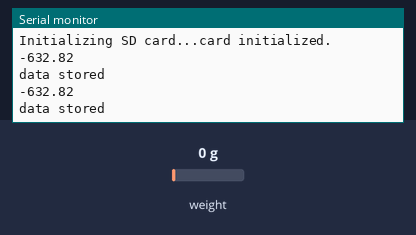
Bench run of a sketch on a simulated Arduino Uno, built with avr-gcc and run on an emulated ATmega328P. On the bench: the last lines printed to the serial monitor. The inputs (shaded band) are chosen by the test bench; at power-on: weight on the scale 0 g. The local clock reads 2024-03-15 10:24:30 at power-on unless the sketch sets it; storage starts empty.

Above: at 6.0 s.
6.1 s: weight on the scale set to 100 g
At 11.6 s:
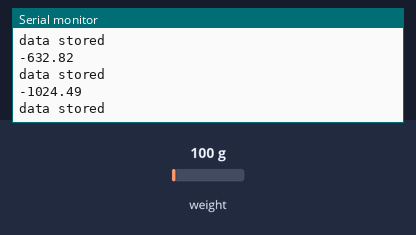
12.2 s: weight on the scale set to 1250 g
At 16.0 s:
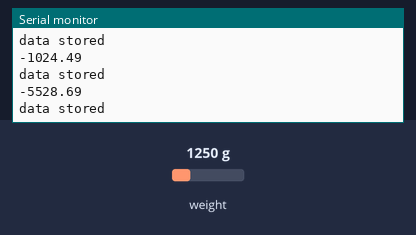
Timing chart, 0 to 17.5 s (numbered marks = the images above; inputs shaded):
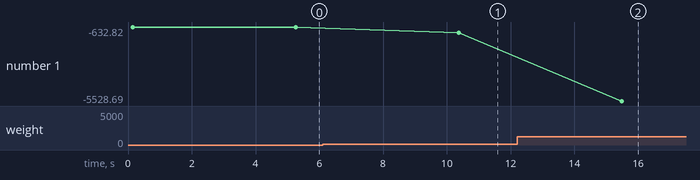

Measured:
- after the input at 6.1 s, the serial monitor: prints a new line after 4.3 s (image 1)
- after the input at 12.2 s, the serial monitor: prints a new line after 3.3 s (image 2)
- plotted number 1: -632.82 → -1024.49 after the input at 6.1 s, -1024.49 → -5528.69 after the input at 12.2 s

The sketch:

Weight_data_logger.ino
```cpp
// https://create.arduino.cc/editor/LogMaker360/9a5b5c2b-e510-4012-8a4c-70fbb17032b5/preview //
//#include <OneWire.h>

#include "HX711.h"
#include <SPI.h>
#include <SD.h>
#include <Wire.h>
#include "RTClib.h"
const int chipSelect = 10; //cs or the save select pin from the sd shield is connected to 10.
RTC_DS1307 RTC;
//float celsius, fahrenheit;

//OneWire  ds(8);  // temperature senor on pin 8 (a 4.7K resistor is necessary) //
HX711 cell(3, 2);


//long val = 0;
float reading = 0;
//float reading = 0;
float val = 0;

File dataFile;
DateTime now;

void setup(void) {
  Serial.begin(9600);
  //setup clock
  Wire.begin();
  RTC.begin();
//check or the Real Time Clock is on
  if (! RTC.isrunning()) {
    Serial.println("RTC is NOT running!");
    // following line sets the RTC to the date & time this sketch was compiled
    // uncomment it & upload to set the time, date and start run the RTC!
    RTC.adjust(DateTime(__DATE__, __TIME__));
  }
//setup SD card
   Serial.print("Initializing SD card...");

  // see if the SD card is present and can be initialized:
  if (!SD.begin(chipSelect)) {
    Serial.println("Card failed, or not present");
    // don't do anything more:
    return;
  }
  Serial.println("card initialized.");

  //write down the date (year / month / day         prints only the start, so if the logger runs for sevenal days you only findt the start back at the begin.
    now = RTC.now();
    dataFile = SD.open("datalog.txt", FILE_WRITE);
    dataFile.print("Start logging on: ");
    dataFile.print(now.year(),DEC);
    dataFile.print('/');
    dataFile.print(now.month(),DEC);
    dataFile.print('/');
    dataFile.print(now.day(),DEC);
    dataFile.println(" ");
    dataFile.println("Weight(grams)              Time");
    dataFile.close();
}

void loop(void) {

// read temperature
//pickUpTemperature();
//read the time
  now = RTC.now();

  //open file to log data in.
   dataFile = SD.open("datalog.txt", FILE_WRITE);

  // if the file is available, write to it:
  // log the temperature and time.
  if (dataFile) {

     // make a string for assembling the data to log:
      String dataString = "";

     // read three sensors and append to the string:
       val = cell.read();
       reading = ((val-8427701)/-19302.f * 180); // (((MaxNew-MinNew)/(MaxOld-MinOld))*(Value-MaxOld))+MaxNew here MinNew=0, MaxNew=100, MaxOld=723, MinOld=431 i.e after subtracting from 1000
       reading = -(79225-reading);
       dataString = String(reading);
       dataFile.println(dataString);

      // print to the serial port too:
       Serial.println(dataString);
    dataFile.print(reading);
    dataFile.print("                 ");

    dataFile.print(now.hour(),DEC);
    dataFile.print(":");
    dataFile.print(now.minute(),DEC);
    dataFile.print(":");
    dataFile.println(now.second(),DEC);

    dataFile.close();
    // print to the serial port too:
    Serial.println("data stored");
  }
  // if the file isn't open, pop up an error:
  else {
    Serial.println("error opening datalog.txt");
  }
  //delay(60000); // this will log the temperature every minute.
  delay(5000);
}
```
